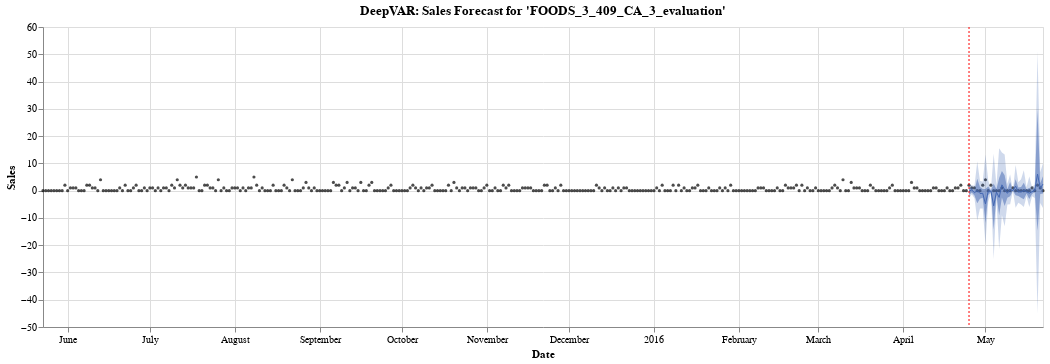

Notebook cell for this chart:
### Code cell
plot_index = 2  # 2, 4, 8
plot_id = test_sampled_ids[plot_index]

y = target[[plot_id]].reset_index()
y.columns = ["time", "y"]
y["time"] = pd.to_datetime(y["time"])

forecast = pd.DataFrame(
    [forecasts[0].mean[plot_index][-test_steps:]]
    + [forecasts[0].quantile(p)[plot_index][-test_steps:] for p in [0.05, 0.25, 0.75, 0.95]],
    columns=forecasts[0].index,
).T.reset_index()
forecast.columns = [
    "time",
    "fcst",
    "fcst_lower_05",
    "fcst_lower_25",
    "fcst_upper_75",
    "fcst_upper_95",
]

source = y.merge(forecast, how="left")
plot_forecast(
    source, test_steps, plot_id=plot_id, model_name="DeepVAR", start_date="2015-05-23"
)

### Figure 1 — Vega-Lite specification as saved in the notebook (floating-point values rounded to 4 significant figures; data arrays with more than 128 entries replaced by an {"elided": "..."} marker saying what was removed)
{"config": {"view": {"continuousWidth": 400, "continuousHeight": 300}}, "layer": [{"mark": {"type": "circle", "color": "#000000", "size": 10.0}, "encoding": {"tooltip": [{"type": "temporal", "field": "time"}, {"type": "quantitative", "field": "y"}], "x": {"type": "temporal", "axis": {"title": "Date"}, "field": "time"}, "y": {"type": "quantitative", "axis": {"title": "Sales"}, "field": "y"}}}, {"mark": {"type": "line", "color": "#4267B2", "size": 1.0}, "encoding": {"x": {"type": "temporal", "field": "time"}, "y": {"type": "quantitative", "field": "fcst"}}}, {"mark": {"type": "area", "color": "#4267B2", "opacity": 0.25}, "encoding": {"x": {"type": "temporal", "field": "time"}, "y": {"type": "quantitative", "field": "fcst_lower_05"}, "y2": {"field": "fcst_upper_95"}}}, {"mark": {"type": "area", "color": "#4267B2", "opacity": 0.5}, "encoding": {"x": {"type": "temporal", "field": "time"}, "y": {"type": "quantitative", "field": "fcst_lower_25"}, "y2": {"field": "fcst_upper_75"}}}, {"data": {"name": "data-302bc33366dfe1498bc0394fc8325ea5"}, "mark": {"type": "rule", "color": "#FF0000", "size": 1.0, "strokeDash": [2, 2]}, "encoding": {"x": {"type": "temporal", "field": "time"}}}], "data": {"name": "data-191ab8e54d2a6be8e73479fad1d2d3a0"}, "height": 300, "title": "DeepVAR: Sales Forecast for 'FOODS_3_409_CA_3_evaluation'", "width": 1000, "$schema": "https://vega.github.io/schema/vega-lite/v4.8.1.json", "datasets": {"data-191ab8e54d2a6be8e73479fad1d2d3a0": {"elided": "366 records"}, "data-302bc33366dfe1498bc0394fc8325ea5": [{"time": "2016-04-25T00:00:00"}]}}
